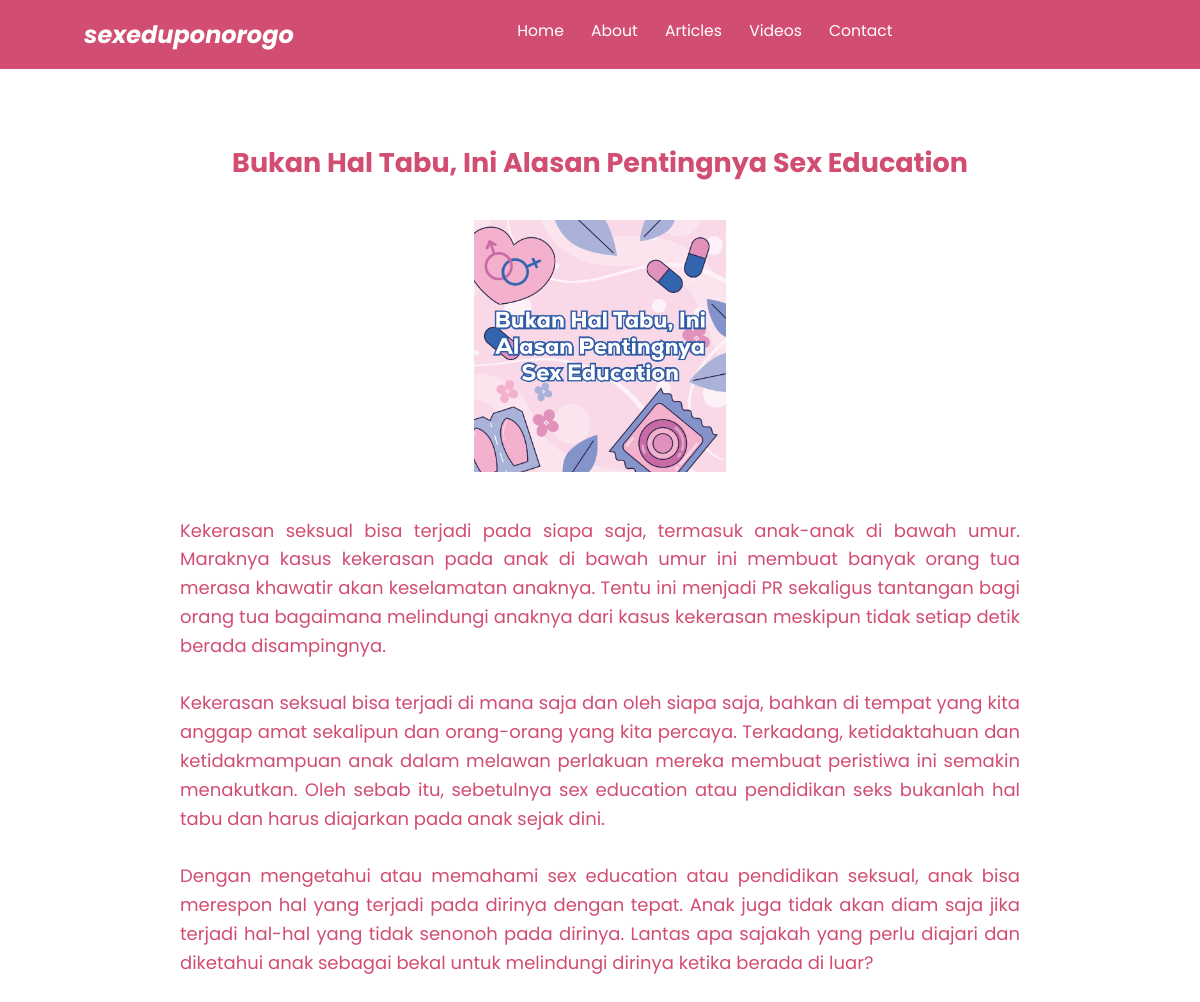
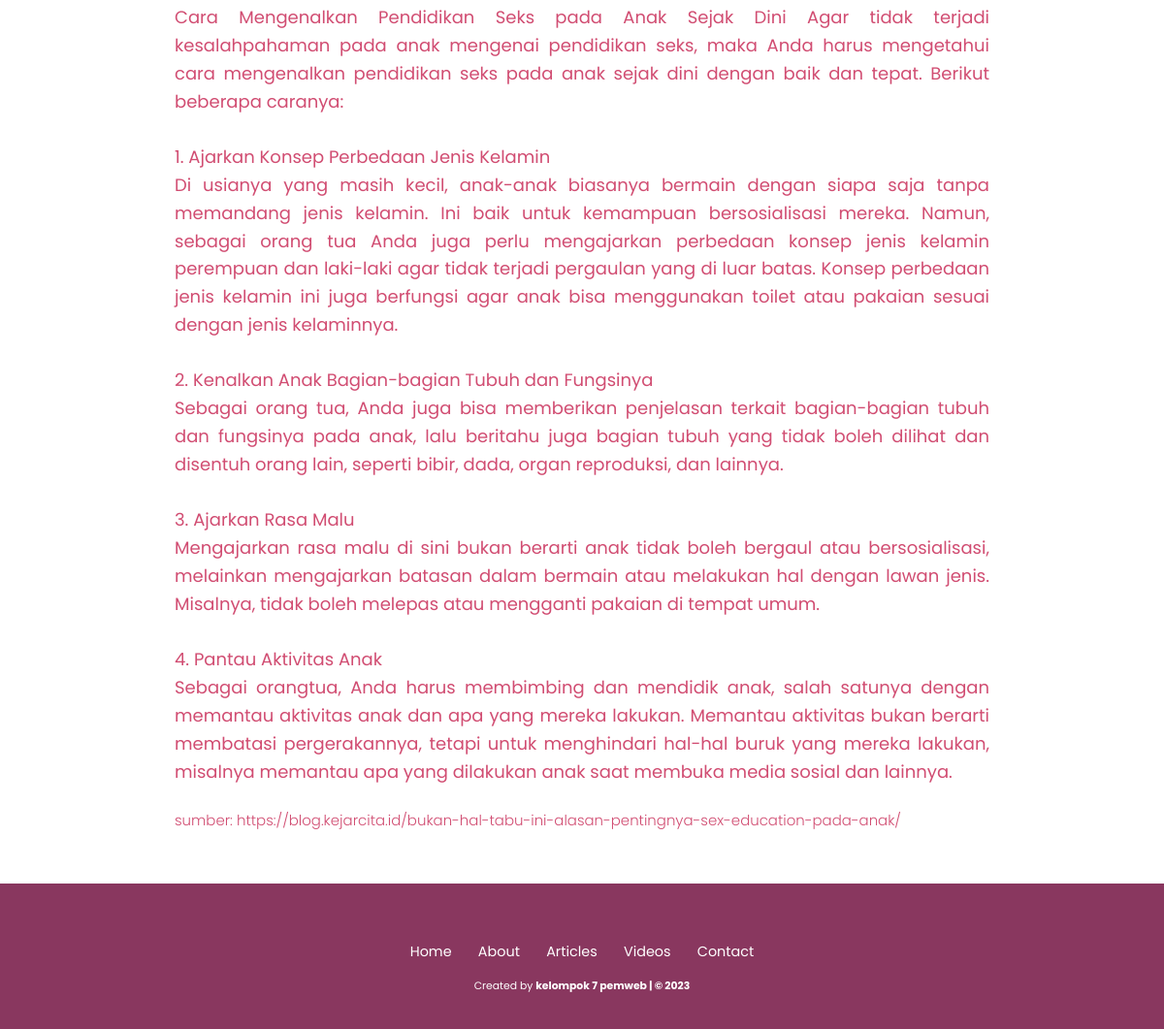
/article/article1.php, run on the app's committed database (2 pictures, top to bottom).
### tables this page shows
CREATE TABLE `article` (
  `id` int(11) NOT NULL,
  `title` varchar(100) NOT NULL,
  `synopsis` text NOT NULL,
  `description` longtext NOT NULL,
  `picture` varchar(250) NOT NULL,
  `source` varchar(200) NOT NULL
);

### functions.php (called while the page is built, shortened)
<?php
$conn = mysqli_connect("localhost", "root", "", "sex_education");
function query($query){
    global $conn;
    $result = mysqli_query($conn, $query);
    $rows = [];
    while($row = mysqli_fetch_assoc($result)){
        $rows[] = $row;
    }
    return $rows;
}
?>

### article/article1.php (the view, shortened to what this page needs)
<?php
require '../functions.php';
$article = query("SELECT * FROM article LIMIT 0,1");
?>
<!DOCTYPE html>
<html lang="en">
  <head>
    <link rel="stylesheet" href="../css/style.css" />
  </head>
  <body>
    <nav class="navbar">
      <a href="../index.php" class="navbar-logo">sexeduponorogo</a>
      <div class="navbar-nav">
        <a href="../index.php">Home</a>
        <a href="../about.php">About</a>
        <a href="../article.php">Articles</a>
        <a href="../video.php">Videos</a>
        <a href="../contact.php">Contact</a>
      </div>
    </nav>
    <section id="article-sub" class="article-sub">
      <div class="row">
        <?php foreach ($article as $row) : ?>
        <div class="content">
          <h2 class="title"><?= $row["title"]; ?></h2>
          <img src="../img/article/<?= $row["picture"]; ?>" class="article-img" alt="" />
          <p>
          <?= $row["description"]; ?>
          </p>
          <h5>sumber: <?= $row["source"]; ?></h5>
        </div>
        <?php endforeach; ?>
      </div>
    </section>
    <footer>
      <div class="links">
        <a href="../index.php">Home</a>
        <a href="../about.php">About</a>
        <a href="../article.php">Articles</a>
        <a href="../video.php">Videos</a>
        <a href="../contact.php">Contact</a>
      </div>
      <div class="credit">
        <p>
          Created by
          <a href="">kelompok 7 pemweb | &copy; 2023</a>
        </p>
      </div>
    </footer>
  </body>
</html>

### css/style.css (style rules this page uses)
:root { --primary: #d14d72; --bg: #fff; --second: #fcc8d1; }
* { font-family: "Poppins", sans-serif; margin: 0; padding: 0; box-sizing: border-box; outline: none; border: none; text-decoration: none; }
html { scroll-behavior: smooth; }
body { font-family: "Poppins", sans-serif; background-color: var(--bg); color: var(--primary); }
.navbar { display: flex; justify-content: space-between; align-items: center; padding: 1.4rem 7%; background-color: var(--primary); top: 0; left: 0; right: 0; z-index: 9999; }
.navbar .navbar-logo { font-size: 2rem; font-weight: 700; color: #fff; font-style: italic; }
.navbar .navbar-nav a { text-align: right; color: #fff; display: inline-block; font-size: 1.3rem; margin: 0 1rem; }
.navbar .navbar-nav a::after { content: ""; display: block; padding-bottom: 0.5rem; border-bottom: 0.1rem solid var(--bg); transform: scaleX(0); transition: 0.2s linear; }
.article-sub { min-height: 100vh; background-color: var(--bg); padding: 1rem 7% 1.4rem; }
.article-sub .row { display: flex; }
.article-sub .row .content { color: var(--primary); text-align: center; max-width: 70rem; margin: auto; line-height: 1.6; font-size: 1.5rem; }
.article-sub .row .content .title { margin-top: 2rem auto 0.5rem; }
.article-sub .row .content .article-img { padding-top: 3rem; padding-bottom: 3rem; width: 30%; }
.article-sub .row .content p { text-align: justify; }
.article-sub .row .content h5 { color: var(--primary); text-align: left; padding-top: 2rem; font-weight: 300; margin-top: 2rem auto 0.5rem; }
.row { width: 100%; display: flex; justify-content: center; align-items: center; margin-top: 5rem; }
footer { background-color: #89375f; text-align: center; padding: 5rem 0 3rem; margin-top: 3rem; }
footer .links { margin-bottom: 1.4rem; }
footer .links a { color: var(--bg); padding: 0.7rem 1rem; font-size: 1.2rem; }
footer .credit { font-size: 0.9rem; }
footer .credit a { color: var(--bg); font-weight: 700; }
footer .credit p { color: var(--bg); }
@media (max-width: 1366px) { html { font-size: 75%; } }

### data on the page
article: title "Bukan Hal Tabu, Ini Alasan Pentingnya Sex Education", picture (picture), description "Kekerasan seksual bisa terjadi pada siapa saja, termasuk anak-anak di bawah umur. Maraknya kasus kekerasan pada anak di bawah umur ini membuat banyak orang tua merasa khawatir akan keselamatan anaknya. Tentu ini menjadi PR sekaligus tantangan bagi orang tua bagaimana melindungi anaknya dari kasus kekerasan meskipun tidak setiap detik berada disampingnya. Kekerasan seksual bisa terjadi di mana saja dan oleh siapa saja, bahkan di tempat yang kita anggap amat sekalipun dan orang-orang yang kita percaya. Terkadang, ketidaktahuan dan ketidakmampuan anak dalam melawan perlakuan mereka membuat peristiwa ini semakin menakutkan. Oleh sebab itu, sebetulnya sex education atau pendidikan seks bukanlah…", source "https://blog.kejarcita.id/bukan-hal-tabu-ini-alasan-pentingnya-sex-education-pada-anak/"
